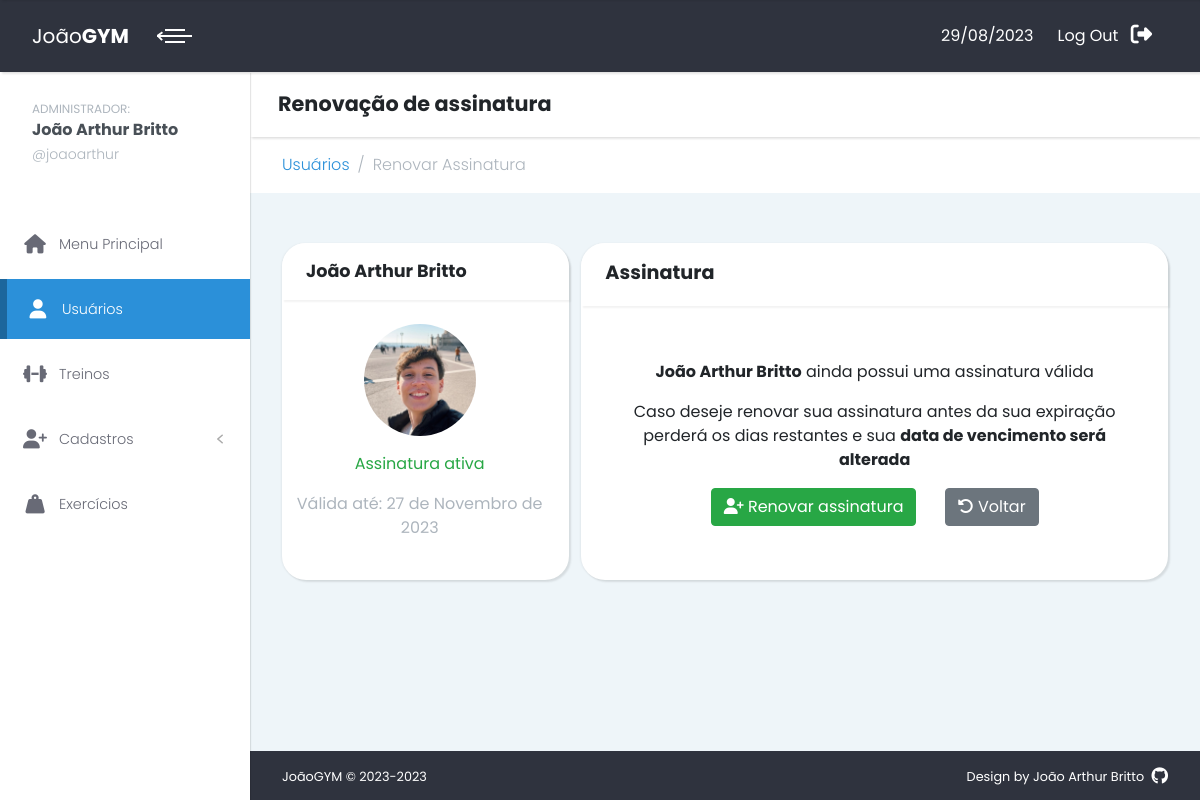
Page /usuarios/renovarAssinatura/16 (signed in) on the committed database.
### cadastro/models.py (models this page shows, shortened)
class Person(models.Model):
    matricula = models.AutoField('Matrícula', primary_key=True)
    name = models.CharField('Nome', max_length=100)
    email = models.EmailField('E-mail')
    cpf = models.CharField('CPF', max_length=14, unique=True)
    birthDate = models.DateField('Data de nascimento')
    phone = models.CharField('Telefone', max_length=15)
    whatsapp = models.BooleanField('Possui whatsapp?', default=True)
    profileImage = models.ImageField('Imagem de perfil', upload_to ="profileImages/", blank=True)

class Plan(models.Model):
    plan_choices = (
    ('', 'Planos'),
    ('Mensal', 'Mensal'),
    ('Trimestral', 'Trimestral'),
    ('Semestral', 'Semestral'),
    ('Anual', 'Anual'),
)
    plan_person = models.OneToOneField(Person, on_delete=models.CASCADE, related_name="plan")
    plan_name = models.CharField('Nome do plano',choices=plan_choices, max_length=10)
    signature_date = models.DateField('Data de assinatura', auto_now=True)
    expiration_date = models.DateField('Data de expiração')

### usuarios/views.py (the view, shortened to what this page needs)
# urls.py: path('renovarAssinatura/<int:usuario_id>', views.renovarAssinatura, name='renovar-assinatura'),
@login_required
def renovarAssinatura(request, usuario_id):
    person = Person.objects.get(pk=usuario_id)
    plan_formset = PlanFormSet(instance=person)
    context = {
        "person":person,
        "plan_formset":plan_formset
    }
    return render(request, 'renovarAssinatura.html', context=context)

### cadastro/forms.py (called while the page is built)
    def create_option(self, *args, **kwargs):
        option = super().create_option(*args, **kwargs)
        if option['value'] == '':
            option['attrs']['readonly'] = ''
            option['attrs']['disabled'] = ''
        return option

### usuarios/templatetags/customTags.py (called while the page is built)
@register.filter(expects_localtime=True)
def is_past(value):
    if isinstance(value, datetime):
        value = value.date()
    return value < date.today()

@register.filter
def starts_with(value, prefix):
    return value.startswith(prefix)

### usuarios/templates/renovarAssinatura.html (shortened to what this page needs)
{% extends 'layout.html' %}
{% load static %}
{% load customTags %}
{% block subtitle %}Renovação de assinatura{% endblock %}
{% block breadcrumbs %}
<li class="breadcrumb-item"><a class="fw-light" href="{% url 'usuarios' %}">Usuários</a></li>
<li class="breadcrumb-item active fw-light" aria-current="page">Renovar
    Assinatura</li>
{% endblock %}
{% block content %}
<section class="workouts">
    <div class="container-fluid">
        <div class="row gy-4 align-items-stretch">
            <div class="col-md-4" id="perfil-detalhado">
                <div class="card mb-0">
                    <div class="card-header d-flex align-items-center">
                        <h3 class="h4 mb-0">{{person.name}}</h3>
                    </div>
                    <div class="card-body row text-center">
                        <div class="col-md-12 col-sm-6">
                            <img src="{% if person.profileImage %}{{person.profileImage.url}}{% else %}{% static 'img/profile-default.jpeg' %}{% endif %}" id="profileDefault" class="circular-image" alt="Profile image"/>
                        </div>
                        <div class="col-md-12 col-sm-5">
                            {% if person.plan.expiration_date|is_past %}
                            <p class="text-danger mt-4">Assinatura expirada</p>
                            {% else %}
                            <p class="text-success mt-3">Assinatura ativa</p>
                            <p class="text-gray-500">Válida até:
                                {{person.plan.expiration_date}}</p>
                            {% endif %}
                        </div>
                    </div>
                </div>
            </div>
            <div class="col-md-8" id="treino-completo">
                <div class="card mb-0 h-100">
                    <div
                        class="card-header d-flex align-items-center justify-content-between">
                        <h3 class="mb-1">Assinatura
                        </h3>
                    </div>
                    {% if person.plan.expiration_date|is_past %}
                    <div class="card-body d-flex align-items-center justify-content-center text-center">
                        <div>
                            <p>A assinatura de {{person.name}} está expirada desde <strong class="text-danger">{{person.plan.expiration_date}}</strong> . </p>
                            <button class="btn btn-danger" type="button"
                                data-bs-toggle="modal"
                                data-bs-target="#signature">
                                <i class="fa-solid fa-user-plus"></i>
                                Renovar assinatura
                            </button>
                        </div>
                    </div>
                    {% else %}
                    <div
                        class="card-body d-flex align-items-center justify-content-center text-center">
                        <div>
                            <p> <strong>{{person.name}}</strong> ainda possui
                                uma assinatura válida</p>
                            <p class="mx-4">
                                Caso deseje renovar sua assinatura antes da sua
                                expiração perderá os dias
                                restantes e sua <strong>data de vencimento será
                                    alterada</strong>
                            </p>
                            <button class="btn btn-success" type="button"
                                data-bs-toggle="modal"
                                data-bs-target="#signature">
                                <i class="fa-solid fa-user-plus"></i>
                                Renovar assinatura
                            </button>
                            <button class="btn btn-secondary ms-4"
                                onclick="window.history.go(-1);" href>
                                <i class="fa-solid fa-rotate-left"></i>
                                Voltar
                            </button>
                        </div>
                    </div>
                    {% endif %}
                </div>
            </div>
        </div>
    </div>
</section>
{% endblock %}

### menu/templates/layout.html (shortened to what this page needs)
{% load static %}
{% load customTags %}
{% now "Y" as current_year %}
{% url 'menu-principal' as menu %}
{% url 'cadastro' as cadastro %}
{% url 'usuarios' as usuarios %}
{% url 'treinos' as treinos %}
{% url 'exercicios' as exerciciosUrl %}
{% now "d/m/Y" as current_date %}
<!DOCTYPE html>
<html>
  <head>
    <link rel="stylesheet" href="{% static 'css/custom.css' %}" />
    <link
      rel="stylesheet"
      href="{% static 'css/style.blue.css' %}"
      id="theme-stylesheet"
    />
  </head>
  <body>
    <div class="page">
      <header class="header z-index-50">
        <nav
          class="nav navbar py-3 px-0 shadow-sm text-white position-relative"
        >
          <div class="container-fluid w-100">
            <div
              class="navbar-holder d-flex align-items-center justify-content-between w-100"
            >
              <div class="navbar-header">
                <a
                  class="navbar-brand d-none d-sm-inline-block"
                  href="/"
                >
                  <div class="brand-text d-none d-lg-inline-block">
                    <span>João</span><strong>GYM</strong>
                  </div>
                </a>
                <a
                  class="ms-2 menu-btn active"
                  id="toggle-btn"
                  href="#"
                  ><span></span><span></span><span></span
                ></a>
              </div>
              <ul
                class="nav-menu list-unstyled d-flex flex-md-row align-items-sm-center"
              >
                <li class="nav-item my-0 py-0">
                  <p class="d-inline me-xl-2 mt-5">{{current_date}}</p>
                </li>
                <li class="nav-item">
                  <a class="nav-link text-white" href="{% url 'logout' %}">
                    <span class="d-none d-sm-inline me-xl-2">Log Out</span>
                    <i class="fa-solid fa-right-from-bracket fa-lg"></i>
                  </a>
                </li>
              </ul>
            </div>
          </div>
        </nav>
      </header>
      <div class="page-content d-flex align-items-stretch">
        <nav class="side-navbar z-index-40">
          <a href="{% url 'admin' %}" class>
            <div class="sidebar-header d-flex align-items-center py-4 px-3">
              <div class="ms-3 title">
                <small class="text-gray-500">ADMINISTRADOR:</small>
                <h5 class="mb-2 me-0 text-gray-700">
                  {{user.first_name}} {{user.last_name}}
                </h5>
                <p class="text-sm text-gray-500 fw-light mb-0 lh-1">
                  @{{user.username}}
                </p>
              </div>
            </div>
          </a>
          <ul class="list-unstyled py-4">
            <li
              class="sidebar-item {% if request.path == menu %} active {% endif %}"
            >
              <a class="sidebar-link" href="{{menu}}">
                <i class="fa-solid fa-house fa-lg me-xl-2"></i>
                Menu Principal
              </a>
            </li>
            <li
              class="sidebar-item {% if request.path|starts_with:usuarios %}active{% endif %}"
            >
              <a class="sidebar-link" href="{{usuarios}}">
                <i class="fa-solid fa-user fa-lg me-xl-2"></i>
                Usuários
              </a>
            </li>
            <li
              class="sidebar-item {% if request.path|starts_with:treinos %}active{% endif %}"
            >
              <a class="sidebar-link" href="{{treinos}}">
                <i class="fa-solid fa-dumbbell fa-lg me-xl-2"></i>
                Treinos
              </a>
            </li>
            <li
              class="sidebar-item {% if request.path|starts_with:cadastro %}active{% endif %}"
            >
              <a
                class="sidebar-link"
                href="#exampledropdownDropdown"
                data-bs-toggle="collapse"
              >
                <i class="fa-solid fa-user-plus fa-lg me-xl-2"></i>
                Cadastros
              </a>
            </li>
            <li
              class="sidebar-item {% if request.path|starts_with:exerciciosUrl %}active{% endif %}"
            >
              <a class="sidebar-link" href="{{exerciciosUrl}}">
                <i class="fa-solid fa-weight-hanging fa-lg me-xl-2"></i>
                Exercícios
              </a>
            </li>
          </ul>
        </nav>
        <div class="content-inner w-100">
          <header class="bg-white shadow-sm px-4 py-3 z-index-20">
            <div class="container-fluid px-0">
              <h2 class="mb-0 p-1">{% block subtitle %}{% endblock %}</h2>
            </div>
          </header>
          <div class="bg-white">
            <div class="container-fluid">
              <nav aria-label="breadcrumb">
                <ol class="breadcrumb mb-0 py-3">
                  {% block breadcrumbs %} {% endblock %}
                </ol>
              </nav>
            </div>
          </div>
          {% include 'messages.html' %} {% block content %} {% endblock %}
          <footer
            class="position-absolute bottom-0 bg-darkBlue text-white text-center py-3 w-100 text-xs"
            id="footer"
          >
            <div class="container-fluid">
              <div class="row gy-2">
                <div class="col-sm-6 text-sm-start">
                  <p class="mb-0">JoãoGYM © 2023-{{current_year}}</p>
                </div>
                <div class="col-sm-6 text-sm-end">
                  <p class="mb-0">
                    Design by
                    <a
                      href="https://github.com/j0aoarthur"
                      class="text-white text-decoration-none"
                      >João Arthur Britto
                      <i class="ms-1 fa-brands fa-github fa-lg"></i>
                    </a>
                  </p>
                </div>
              </div>
            </div>
          </footer>
        </div>
      </div>
    </div>
    <link
      rel="stylesheet"
      href="https://use.fontawesome.com/releases/v5.7.1/css/all.css"
    />
  </body>
</html>

### staticfiles/css/custom.css (style rules this page uses)
.sidebar-item { margin: 5px 0; line-height: 0.8rem; }
.sidebar-link { font-weight: 600; color: #2b90d9; }
.sidebar-link i { margin: 0.8rem 0; width: 2rem; text-align: center; }
.circular-image { width: 7rem; height: 7rem; border-radius: 50%; object-fit: cover; }

### rows in the picture
Person: name "João Arthur Britto", profileImage (placeholder picture), plan.expiration_date "27 de Novembro de 2023"

### other values in the picture
{{ current_date }} "29/08/2023"
{{ user.first_name }} "João Arthur"
{{ user.last_name }} "Britto"
{{ user.username }} "joaoarthur"
{{ current_year }} "2023"
